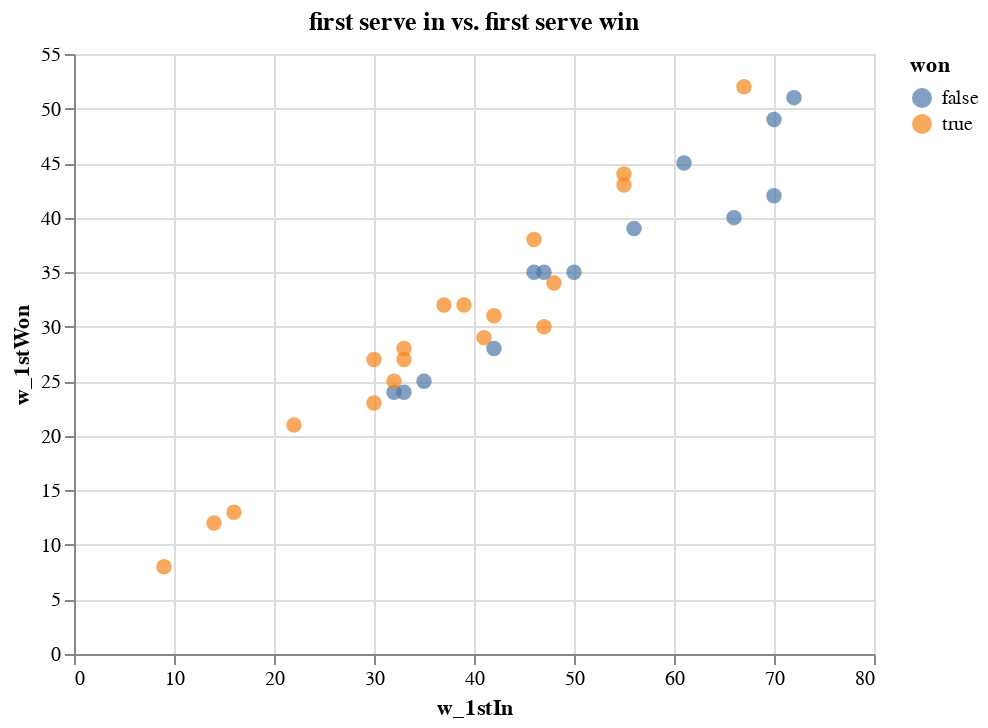

The notebook cell this image was saved under:
### Code cell
alt.Chart(queenDf, title="first serve in vs. first serve win").mark_circle(size=60).encode(
        alt.X('w_1stIn',
        scale=alt.Scale(zero=True)
        ),
        alt.Y('w_1stWon',
        scale=alt.Scale(zero=True)
        ),
        color= 'won', 
        tooltip=['tourney_name', 'tourney_date', 'score', 'winner_name', 'loser_name', 'w_1stIn', 'w_1stWon', 'l_1stIn', 'l_1stWon', 'w_2ndWon', 'l_2ndWon' ]
).interactive()
